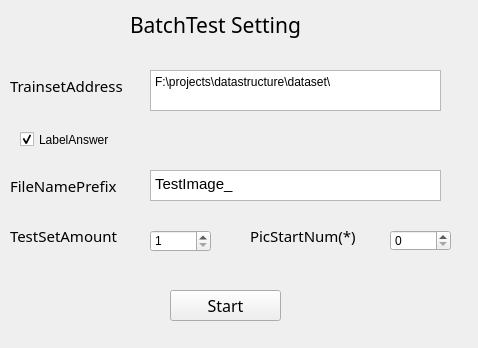
<?xml version="1.0" encoding="UTF-8"?>
<ui version="4.0">
 <class>testUi</class>
 <widget class="QWidget" name="testUi">
  <property name="geometry">
   <rect>
    <x>0</x>
    <y>0</y>
    <width>478</width>
    <height>348</height>
   </rect>
  </property>
  <property name="windowTitle">
   <string>Batch Test</string>
  </property>
  <widget class="QTextEdit" name="fileName">
   <property name="geometry">
    <rect>
     <x>150</x>
     <y>170</y>
     <width>291</width>
     <height>31</height>
    </rect>
   </property>
   <property name="html">
    <string>&lt;!DOCTYPE HTML PUBLIC &quot;-//W3C//DTD HTML 4.0//EN&quot; &quot;http://www.w3.org/TR/REC-html40/strict.dtd&quot;&gt;
&lt;html&gt;&lt;head&gt;&lt;meta name=&quot;qrichtext&quot; content=&quot;1&quot; /&gt;&lt;style type=&quot;text/css&quot;&gt;
p, li { white-space: pre-wrap; }
&lt;/style&gt;&lt;/head&gt;&lt;body style=&quot; font-family:'SimSun'; font-size:9pt; font-weight:400; font-style:normal;&quot;&gt;
&lt;p align=&quot;justify&quot; style=&quot; margin-top:0px; margin-bottom:0px; margin-left:0px; margin-right:0px; -qt-block-indent:0; text-indent:0px;&quot;&gt;&lt;span style=&quot; font-size:11pt;&quot;&gt;TestImage_&lt;/span&gt;&lt;/p&gt;&lt;/body&gt;&lt;/html&gt;</string>
   </property>
  </widget>
  <widget class="QLabel" name="label_3">
   <property name="geometry">
    <rect>
     <x>130</x>
     <y>10</y>
     <width>231</width>
     <height>31</height>
    </rect>
   </property>
   <property name="font">
    <font>
     <family>DengXian</family>
     <pointsize>24</pointsize>
    </font>
   </property>
   <property name="text">
    <string>&lt;html&gt;&lt;head/&gt;&lt;body&gt;&lt;p&gt;&lt;span style=&quot; font-size:16pt;&quot;&gt;BatchTest Setting&lt;/span&gt;&lt;/p&gt;&lt;/body&gt;&lt;/html&gt;</string>
   </property>
   <property name="textFormat">
    <enum>Qt::RichText</enum>
   </property>
  </widget>
  <widget class="QLabel" name="label_6">
   <property name="geometry">
    <rect>
     <x>10</x>
     <y>170</y>
     <width>121</width>
     <height>31</height>
    </rect>
   </property>
   <property name="font">
    <font>
     <family>DengXian</family>
     <pointsize>11</pointsize>
    </font>
   </property>
   <property name="text">
    <string>FileNamePrefix</string>
   </property>
  </widget>
  <widget class="QCheckBox" name="labelAns">
   <property name="geometry">
    <rect>
     <x>20</x>
     <y>130</y>
     <width>121</width>
     <height>19</height>
    </rect>
   </property>
   <property name="acceptDrops">
    <bool>false</bool>
   </property>
   <property name="text">
    <string>LabelAnswer</string>
   </property>
   <property name="checkable">
    <bool>true</bool>
   </property>
   <property name="checked">
    <bool>true</bool>
   </property>
  </widget>
  <widget class="QTextEdit" name="address">
   <property name="geometry">
    <rect>
     <x>150</x>
     <y>70</y>
     <width>291</width>
     <height>41</height>
    </rect>
   </property>
   <property name="html">
    <string>&lt;!DOCTYPE HTML PUBLIC &quot;-//W3C//DTD HTML 4.0//EN&quot; &quot;http://www.w3.org/TR/REC-html40/strict.dtd&quot;&gt;
&lt;html&gt;&lt;head&gt;&lt;meta name=&quot;qrichtext&quot; content=&quot;1&quot; /&gt;&lt;style type=&quot;text/css&quot;&gt;
p, li { white-space: pre-wrap; }
&lt;/style&gt;&lt;/head&gt;&lt;body style=&quot; font-family:'SimSun'; font-size:9pt; font-weight:400; font-style:normal;&quot;&gt;
&lt;p style=&quot; margin-top:0px; margin-bottom:0px; margin-left:0px; margin-right:0px; -qt-block-indent:0; text-indent:0px;&quot;&gt;F:\projects\datastructure\dataset\&lt;/p&gt;&lt;/body&gt;&lt;/html&gt;</string>
   </property>
  </widget>
  <widget class="QLabel" name="label_2">
   <property name="geometry">
    <rect>
     <x>10</x>
     <y>70</y>
     <width>121</width>
     <height>31</height>
    </rect>
   </property>
   <property name="font">
    <font>
     <family>DengXian</family>
     <pointsize>11</pointsize>
    </font>
   </property>
   <property name="text">
    <string>TrainsetAddress</string>
   </property>
  </widget>
  <widget class="QPushButton" name="start">
   <property name="geometry">
    <rect>
     <x>170</x>
     <y>290</y>
     <width>111</width>
     <height>31</height>
    </rect>
   </property>
   <property name="font">
    <font>
     <family>DengXian</family>
     <pointsize>12</pointsize>
    </font>
   </property>
   <property name="text">
    <string>Start</string>
   </property>
   <property name="autoDefault">
    <bool>true</bool>
   </property>
  </widget>
  <widget class="QSpinBox" name="setAmount">
   <property name="geometry">
    <rect>
     <x>150</x>
     <y>230</y>
     <width>61</width>
     <height>22</height>
    </rect>
   </property>
   <property name="minimum">
    <number>1</number>
   </property>
   <property name="maximum">
    <number>100000</number>
   </property>
  </widget>
  <widget class="QLabel" name="label_4">
   <property name="geometry">
    <rect>
     <x>10</x>
     <y>220</y>
     <width>121</width>
     <height>31</height>
    </rect>
   </property>
   <property name="font">
    <font>
     <family>DengXian</family>
     <pointsize>11</pointsize>
    </font>
   </property>
   <property name="text">
    <string>TestSetAmount</string>
   </property>
  </widget>
  <widget class="QLabel" name="label_8">
   <property name="geometry">
    <rect>
     <x>250</x>
     <y>220</y>
     <width>121</width>
     <height>31</height>
    </rect>
   </property>
   <property name="font">
    <font>
     <family>DengXian</family>
     <pointsize>11</pointsize>
    </font>
   </property>
   <property name="text">
    <string>PicStartNum(*)</string>
   </property>
  </widget>
  <widget class="QSpinBox" name="startNum">
   <property name="geometry">
    <rect>
     <x>390</x>
     <y>230</y>
     <width>61</width>
     <height>21</height>
    </rect>
   </property>
   <property name="minimum">
    <number>0</number>
   </property>
   <property name="maximum">
    <number>100000</number>
   </property>
   <property name="value">
    <number>0</number>
   </property>
  </widget>
 </widget>
 <resources/>
 <connections/>
</ui>
